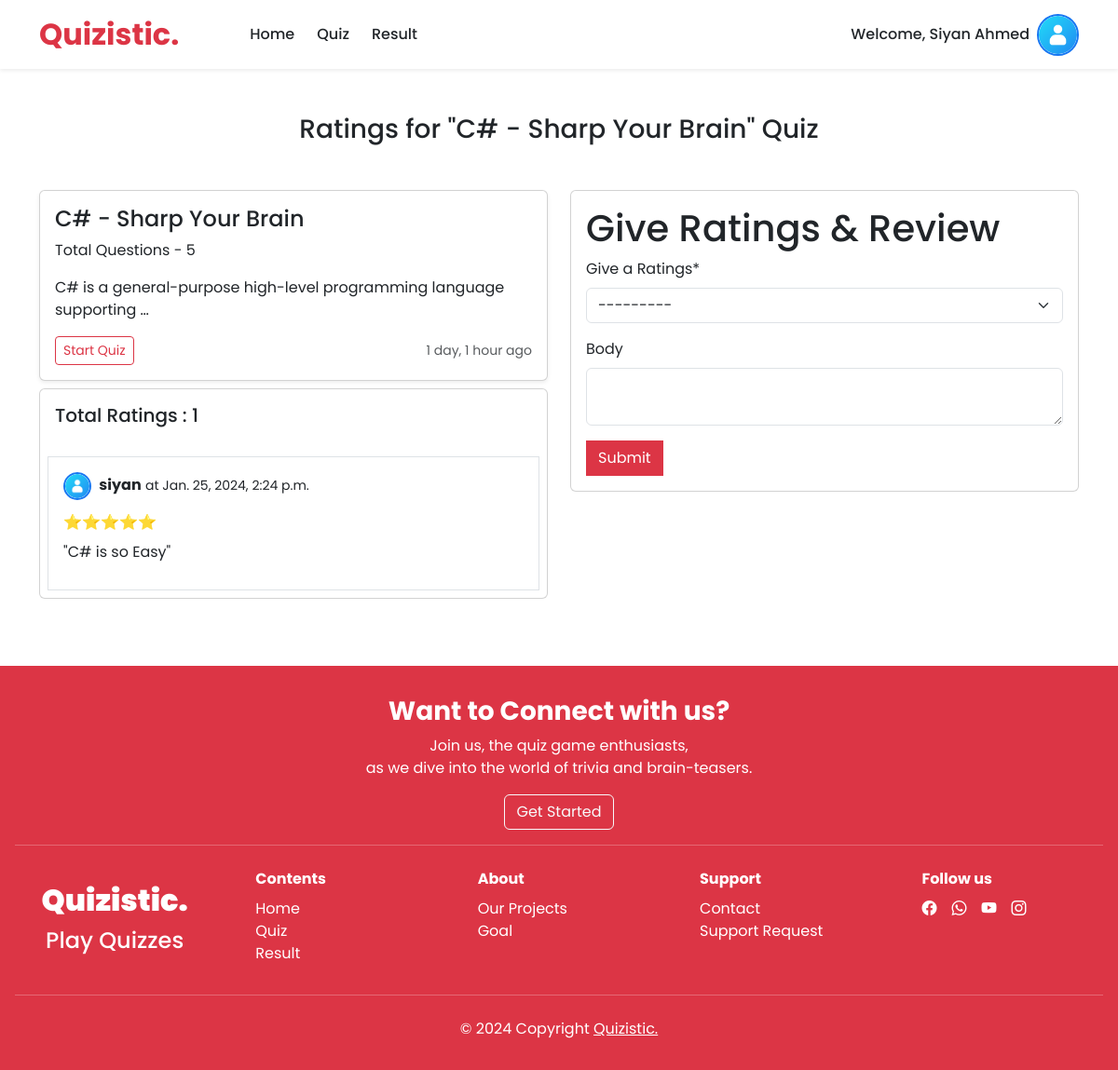
Screenshot of /quiz/ratings/6/ (signed in) with the database file from the repository.
### quiz/models.py (models this page shows, shortened)
class Quiz(models.Model):
    title = models.CharField(max_length=250)
    description = models.TextField()
    category = models.ForeignKey(Category, on_delete = models.CASCADE)
    created_at = models.DateTimeField(auto_now_add=True)
    updated_at = models.DateTimeField(auto_now=True)

class Comment(models.Model):
    quiz = models.ForeignKey(Quiz, on_delete=models.CASCADE, related_name='comments')
    user = models.ForeignKey(User, on_delete=models.CASCADE,null=True)
    choice = models.CharField(choices=RATINGS,max_length=20)
    body = models.TextField(blank=True, null=True)
    created_on = models.DateTimeField(auto_now_add=True)

### quiz/views.py (the view, shortened to what this page needs)
# urls.py: path('ratings/<int:id>/', views.RatingsView.as_view(), name='ratings'),
class RatingsView(DetailView):
    model = models.Quiz
    pk_url_kwarg = 'id'
    template_name = 'ratings.html'
    def get_context_data(self, **kwargs):
        context = super().get_context_data(**kwargs)
        quiz = self.object
        comments = quiz.comments.all()
        comment_form = forms.CommentForm()
        context['comments'] = comments
        context['comment_form'] = comment_form
        return context

### quiz/forms.py
class CommentForm(forms.ModelForm):
    class Meta:
        model = Comment
        fields = ['choice','body']
        labels = {
            'choice': 'Give a Ratings',
        }
    body = forms.CharField(
        widget=forms.Textarea(attrs={'rows': 2}),
        required=False
        )

### quiz/templates/ratings.html (shortened to what this page needs)
{% extends 'base.html' %}
{% load static %}
{% load crispy_forms_tags %}
{% block content %}
<div class="container mb-5 pb-3">
    <h3 class="text-center my-5">Ratings for "{{quiz.title}}" Quiz</h3>
    <div class="row">
        <div class="col-12 col-md-6 order-2 order-md-1">
            <div class="col">
                <div class="card shadow-sm">
                    <div class="card-body">
                        <h4>{{quiz.title}}</h4>
                        <p class="card-text">Total Questions - {{quiz.question_set.count}}</p>
                        <p class="card-text">{{quiz.description | truncatewords:8}}</p>
                        <div class="d-flex justify-content-between align-items-center">
                            <div class="btn-group">
                                <a href="{% url 'question' quiz.id %}" type="button"
                                    class="btn btn-sm btn-outline-danger">Start
                                    Quiz</a>
                            </div>
                            <small class="text-body-secondary">{{quiz.created_at | timesince}} ago</small>
                        </div>
                    </div>
                </div>
            </div>
            <div class="card my-2">
                <h5 class="p-3">Total Ratings : {{comments | length}}</h5>
                {% for comment in comments %}
                <div class="card-body border m-2 lh-1 ">
                    <p>
                        {% if comment.user.account.profile_image and comment.user.account.profile_image.url %}
                        <img src="{{ comment.user.account.profile_image.url }}" class="profile-pic me-1"
                            alt="Profile Pic"
                            style="border-radius: 50%; height: 30px; width: 30px; object-fit: cover; object-position: 50% 20%; border: 2px solid #1877f2;">
                        {% else %}
                        <img src="{% static 'images/default.png' %}" class="profile-pic me-1" alt="Profile Pic"
                            style="border-radius: 50%; height: 30px; width: 30px; object-fit: cover; object-position: 50% 20%; border: 2px solid #1877f2;">
                        {% endif %}
                        <b> {{comment.user.username}}</b> <small>at {{comment.created_on}}</small>
                    </p>
                    <p>{{comment.choice}}</p>
                    <p>"{{comment.body}}"</p>
                </div>
                {% endfor %}
            </div>
        </div>
        <div class="col-12 col-md-6 order-1 order-md-2 mb-2">
            <div class="card">
                <div class="card-body">
                    <form method="post">
                        <h1>Give Ratings & Review</h1>
                        {{comment_form | crispy}}
                        {% if user.is_authenticated %}
                        <button class="btn btn-danger rounded-0" type="submit">Submit</button>
                        {% else %}
                        <a href="{% url 'login' %}" class="btn btn-primary  px-3 py-1 rounded-0">Login to
                            Give
                            Feedback</a>
                        {% endif %}
                </div>
            </div>
        </div>
    </div>
</div>
{% endblock %}

### templates/navbar.html (shortened to what this page needs)
{% load static %}
<nav class="navbar navbar-expand-lg shadow-sm ">
    <div class=" container ">
        <a class="navbar-brand text-danger fw-bolder fs-2" href="{% url 'home' %}">Quizistic.</a>
        <div class="collapse navbar-collapse gap-2 " id="navbarNavAltMarkup">
            <div class="navbar-nav  ps-lg-5 item-nav ">
                <a class="btn  btn-outline-dark rounded-0 border-0  fw-medium" aria-current="page"
                    href="{% url 'home' %}">Home</a>
                {% if user.is_authenticated %}
                <a class="btn  btn-outline-dark rounded-0 border-0  fw-medium" aria-current="page"
                    href="{% url 'all_quiz' %}">Quiz</a>
                <a class="btn  btn-outline-dark rounded-0 border-0  fw-medium" aria-current="page"
                    href="{% url 'result' %}">Result</a>
                {% endif %}
            </div>
            <div class="navbar-nav  item-nav gap-2 ms-lg-auto 2 align-items-center ">
                {% if user.is_authenticated %}
                <div class="fw-medium ">Welcome, {{ request.user.first_name }} {{ request.user.last_name }} </div>
                <div class="btn-group dropstart" data-bs-hover="dropdown">
                    <button type=" button" class="btn px-0 border-0 rounded-0" data-bs-toggle="dropdown">
                        {% if user.account.profile_image and user.account.profile_image.url %}
                        <img src="{{ user.account.profile_image.url }}" class="profile-pic" alt="Profile Pic"
                            style="border-radius: 50%; height: 45px; width: 45px; object-fit: cover; object-position: 50% 20%; border: 2px solid #1877f2;">
                        {% else %}
                        <img src="{% static 'images/default.png' %}" class="profile-pic" alt="Default Profile Pic"
                            style="border-radius: 50%; height: 45px; width: 45px; object-fit: cover; object-position: 50% 20%; border: 2px solid #1877f2;">
                        {% endif %}
                    </button>
                </div>
                {% else%}
                <a href=" {% url 'register' %}" class="btn btn-outline-danger rounded-0">Sign Up</a>
                <a href="{% url 'login' %}" class="btn btn-danger rounded-0">Login</a>
                {% endif %}
            </div>
        </div>
    </div>
</nav>

### static/css/style.css (style rules this page uses)
body { font-family: poppins; }
.profile-pic { width: 50px; height: 50px; border-radius: 50%; }

### rows the page displays
Quiz: title "C# - Sharp Your Brain", question_set.count "5", description "C# is a general-purpose high-level programming language supporting …", created_at "1 day, 1 hour"
Comment: user.username "siyan", created_on "Jan. 25, 2024, 2:24 p.m.", choice "⭐⭐⭐⭐⭐", body "C# is so Easy"

### other values shown
{{ request.user.first_name }} "Siyan"
{{ request.user.last_name }} "Ahmed"
{{ comments | length }} "1"
